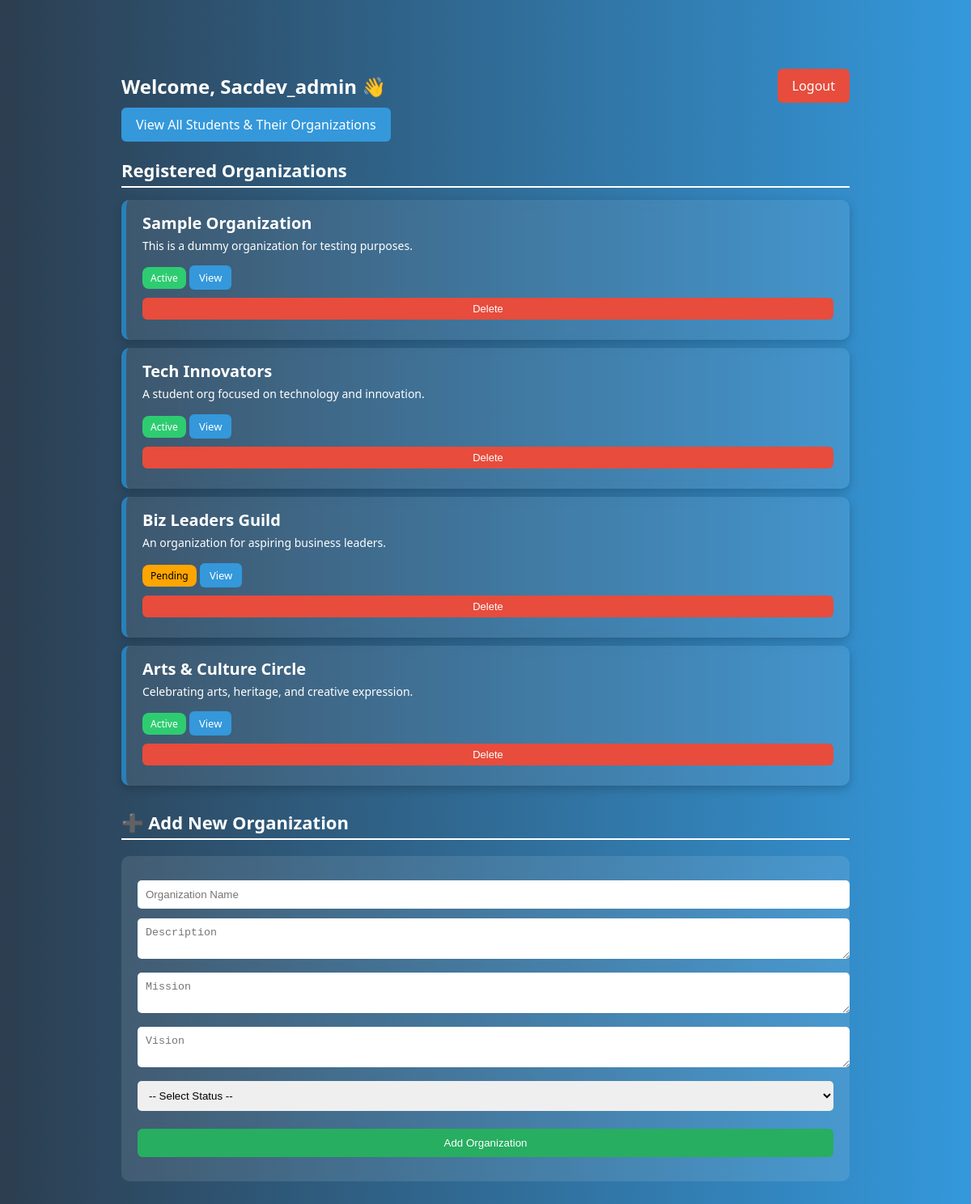
/sacdev_dashboard (signed in), run on an earlier commit of the app's database.
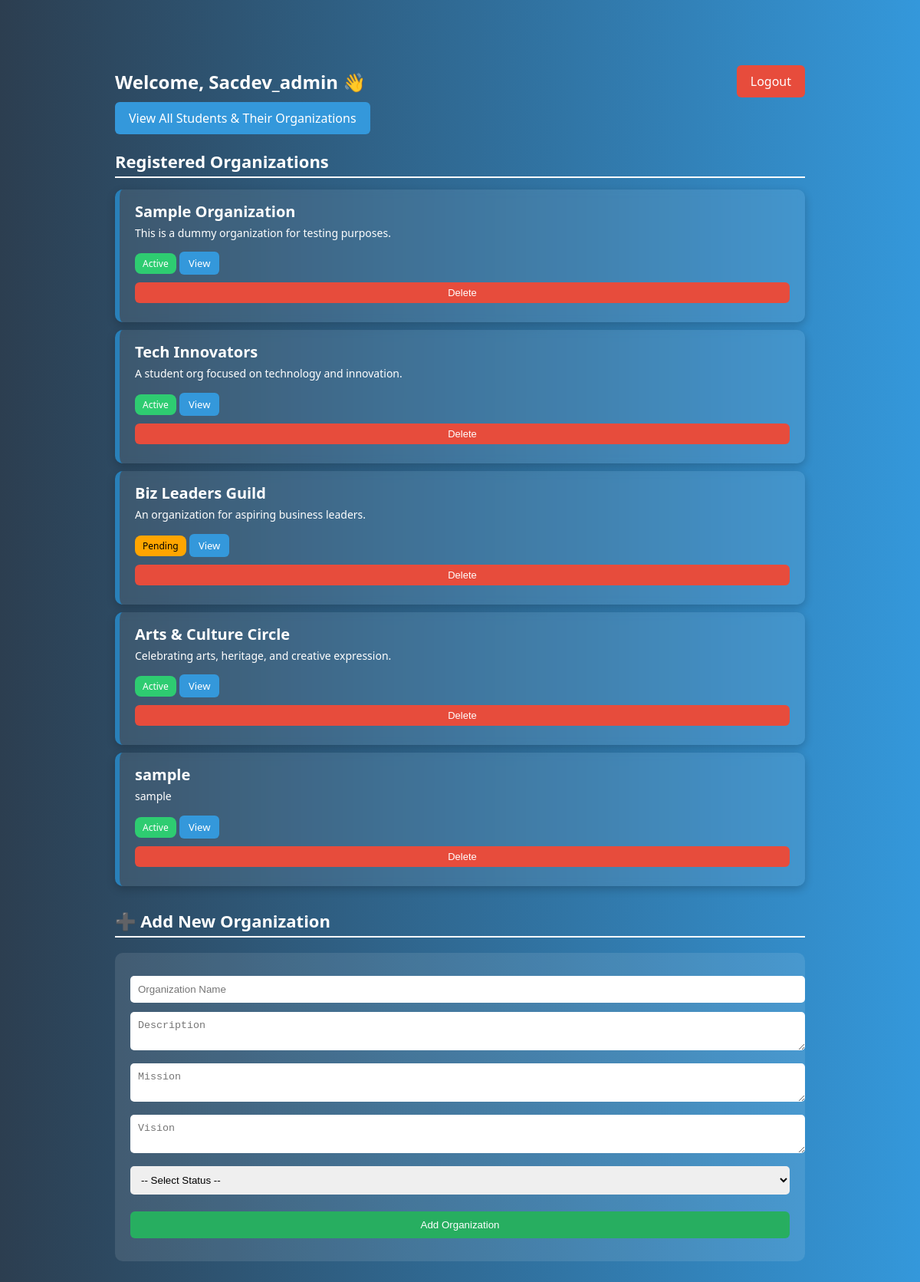
And on a later commit of the database.
### tables this page shows
CREATE TABLE organizations (
        id INTEGER PRIMARY KEY AUTOINCREMENT,
        name TEXT NOT NULL,
        description TEXT,
        mission TEXT,
        vision TEXT,
        status TEXT DEFAULT 'Pending'
    );

### app.py (the view, shortened to what this page needs)
@app.route('/sacdev_dashboard', methods=['GET', 'POST'])
def sacdev_dashboard():
    if session.get('role') != 'sacdev':
        return redirect('/login')
    conn = sqlite3.connect('database/users.db')
    c = conn.cursor()
    c.execute('SELECT * FROM organizations')
    orgs = c.fetchall()
    conn.close()
    return render_template('sacdev_dashboard.html', user=session['username'], orgs=orgs)

### app.py (called while the page is built)
@app.teardown_appcontext
def close_connection(exception):
    db = getattr(g, '_database', None)
    if db is not None:
        db.close()

### templates/sacdev_dashboard.html (shortened to what this page needs)
{% extends 'base.html' %}
{% block content %}
<div class="dashboard-container">
    <div class="dashboard-header">
        <h2>Welcome, {{ user|capitalize }} 👋</h2>
        <a href="{{ url_for('logout') }}" class="btn-logout">Logout</a>
    </div>
    <a href="{{ url_for('students_orgs') }}" class="btn-view-students">View All Students & Their Organizations</a>
    <h3 class="section-title">Registered Organizations</h3>
    {% for org in orgs %}
    <div class="org-card">
        <h4>{{ org[1] }}</h4>
        <p>{{ org[2] }}</p>
        <span class="status {{ org[5]|lower }}">{{ org[5] }}</span>
        <a href="{{ url_for('view_organization', org_id=org[0]) }}" class="view-btn">View</a>
        <form method="POST" style="display:inline;">
            <button type="submit" name="delete_org" class="delete-btn">Delete</button>
        </form>
    </div>
    {% else %}
    <p>No organizations registered yet.</p>
    {% endfor %}
    <h3 class="section-title">➕ Add New Organization</h3>
    <div class="form-section">
        <form method="POST">
            <input type="text" name="name" placeholder="Organization Name" required>
            <textarea name="description" placeholder="Description" required></textarea>
            <textarea name="mission" placeholder="Mission"></textarea>
            <textarea name="vision" placeholder="Vision"></textarea>
            <select name="status" required>
                <option value="">-- Select Status --</option>
            </select>
            <button type="submit" name="add_org" class="submit-btn">Add Organization</button>
        </form>
    </div>
</div>
{% endblock %}

What changed in the data, as far as the page shows it:
added organizations: name "sample", description "sample", status "Active"
